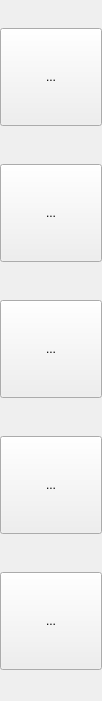
<?xml version="1.0" encoding="UTF-8"?>
<ui version="4.0">
 <class>SideBar</class>
 <widget class="QWidget" name="SideBar">
  <property name="geometry">
   <rect>
    <x>0</x>
    <y>0</y>
    <width>102</width>
    <height>701</height>
   </rect>
  </property>
  <property name="sizePolicy">
   <sizepolicy hsizetype="Fixed" vsizetype="Expanding">
    <horstretch>0</horstretch>
    <verstretch>0</verstretch>
   </sizepolicy>
  </property>
  <property name="minimumSize">
   <size>
    <width>102</width>
    <height>0</height>
   </size>
  </property>
  <property name="maximumSize">
   <size>
    <width>102</width>
    <height>16777215</height>
   </size>
  </property>
  <property name="windowTitle">
   <string>Form</string>
  </property>
  <layout class="QVBoxLayout" name="mainLayout">
   <property name="spacing">
    <number>10</number>
   </property>
   <property name="sizeConstraint">
    <enum>QLayout::SizeConstraint::SetDefaultConstraint</enum>
   </property>
   <property name="leftMargin">
    <number>0</number>
   </property>
   <property name="topMargin">
    <number>0</number>
   </property>
   <property name="rightMargin">
    <number>0</number>
   </property>
   <property name="bottomMargin">
    <number>0</number>
   </property>
   <item>
    <widget class="QToolButton" name="projectsButton">
     <property name="minimumSize">
      <size>
       <width>102</width>
       <height>98</height>
      </size>
     </property>
     <property name="maximumSize">
      <size>
       <width>102</width>
       <height>98</height>
      </size>
     </property>
     <property name="text">
      <string>...</string>
     </property>
    </widget>
   </item>
   <item>
    <widget class="QToolButton" name="documentsButton">
     <property name="minimumSize">
      <size>
       <width>102</width>
       <height>98</height>
      </size>
     </property>
     <property name="maximumSize">
      <size>
       <width>102</width>
       <height>98</height>
      </size>
     </property>
     <property name="text">
      <string>...</string>
     </property>
    </widget>
   </item>
   <item>
    <widget class="QToolButton" name="reviewsButton">
     <property name="minimumSize">
      <size>
       <width>102</width>
       <height>98</height>
      </size>
     </property>
     <property name="maximumSize">
      <size>
       <width>102</width>
       <height>98</height>
      </size>
     </property>
     <property name="text">
      <string>...</string>
     </property>
    </widget>
   </item>
   <item>
    <widget class="QToolButton" name="automationsButton">
     <property name="minimumSize">
      <size>
       <width>102</width>
       <height>98</height>
      </size>
     </property>
     <property name="maximumSize">
      <size>
       <width>102</width>
       <height>98</height>
      </size>
     </property>
     <property name="text">
      <string>...</string>
     </property>
    </widget>
   </item>
   <item>
    <widget class="QToolButton" name="projectSettingsButton">
     <property name="minimumSize">
      <size>
       <width>102</width>
       <height>98</height>
      </size>
     </property>
     <property name="maximumSize">
      <size>
       <width>102</width>
       <height>98</height>
      </size>
     </property>
     <property name="text">
      <string>...</string>
     </property>
    </widget>
   </item>
  </layout>
 </widget>
 <resources/>
 <connections/>
</ui>
